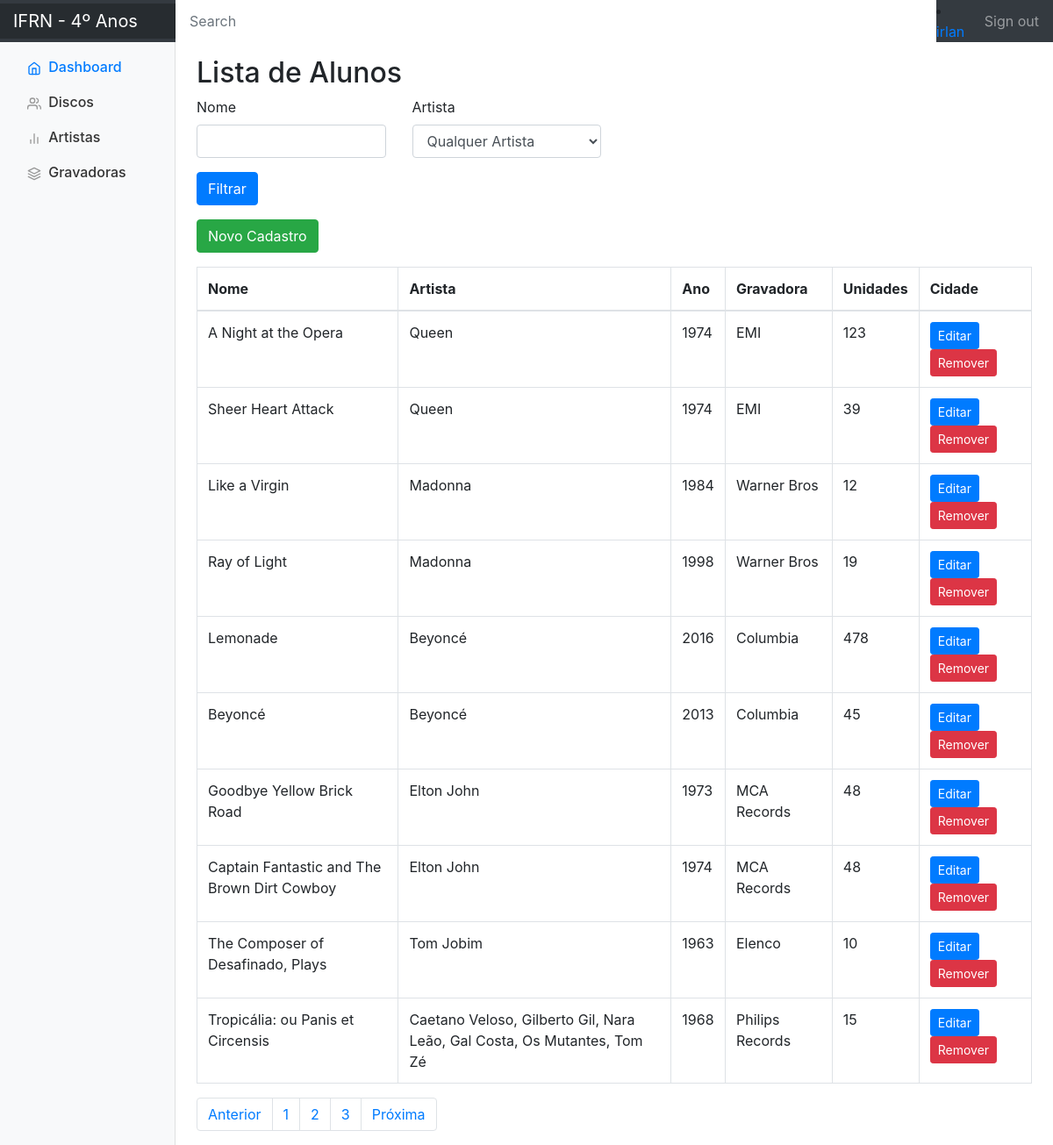
Page /?pagina=2 (signed in) on the committed database.
### apps/disco/models.py (models this page shows, shortened)
class Disco(models.Model):
    nome = models.CharField(max_length=150, verbose_name="Título do Disco")
    descricao = models.TextField(max_length=600, verbose_name="Descrição")
    ano = models.IntegerField()
    pais = models.CharField(max_length=150)
    genero = models.CharField(max_length=150, verbose_name="Gênero Musical")
    quantidade = models.IntegerField(verbose_name="Quantidade de Cópias")
    selo_fonografico = models.ForeignKey(Selo_Fonografico, on_delete=models.CASCADE, verbose_name="Gravadora")
    artistas = models.ManyToManyField(Artista)
    preco = models.DecimalField(max_digits=5, decimal_places=2, verbose_name="Preço")

class Artista(models.Model):
    nome = models.CharField(max_length=150)
    def __str__(self):
        return self.nome

class Selo_Fonografico(models.Model):
    nome = models.CharField(max_length=150)
    def __str__(self):
        return self.nome

### apps/disco/views.py (the view)
# urls.py: path("", views.index, name="index"),
@login_required(login_url="accounts/login")
def index(request):
    user = authenticate(request=request)
    artistas = Artista.objects.all()
    discos = Disco.objects.all()
    nome_disco = request.GET.get('nome')
    nome_artista = request.GET.get('artista')
    pagina = request.GET.get('pagina')
    if (nome_artista != None and nome_artista != ''):
        discos = discos.filter(artistas__nome__icontains=nome_artista)
    if (nome_disco != None and nome_disco != ''):
        discos = discos.filter(nome__icontains=nome_disco)
    paginator = Paginator(discos, 10)
    if (pagina != None and pagina != ''):
        page_obj = paginator.page(pagina)
        pagina_atual = pagina
    else:
        page_obj = paginator.page(1)
        pagina_atual = 1
    num_pages = paginator.num_pages
    lista_paginas = []
    for i in range(0, num_pages):
        lista_paginas.append(i + 1)
    context = {'discos': page_obj, 'artistas': artistas,
               'lista_paginas': lista_paginas, 'pagina_atual': pagina_atual,
               'has_next': page_obj.has_next(), 'proxima_pagina': int(pagina_atual) + 1,
               'pagina_anterior': int(pagina_atual) - 1, 'username': request.user.username}
    return render(request, "disco/discos.html", context)

### apps/disco/templates/disco/discos.html (shortened to what this page needs)
{% extends 'base.html' %}
{% block center %}
  <h2>Lista de Alunos</h2>
  <form method="GET">
    <div class="row">
      <div class="col-md-3">
        <div class="mb-3">
          <label for="" class="form-label">Nome</label>
          <input type="text" class="form-control" id="nome" name="nome" />
        </div>
      </div>
      <div class="col-md-3">
        <div class="mb-3">
          <label for="" class="form-label">Artista</label>
          <select class="form-control" id="artista" name="artista">
            <option value="">Qualquer Artista</option>
          </select>
        </div>
      </div>
    </div>
    <div>
      <button type="submit" class="btn btn-primary mb-3">Filtrar</button>
    </div>
  </form>
  <a href="{% url 'create_disco' %}" class="btn btn-success mb-3">Novo Cadastro</a>
  <table class="table table-bordered">
    <thead>
      <tr>
        <th>Nome</th>
        <th>Artista</th>
        <th>Ano</th>
        <th>Gravadora</th>
        <th>Unidades</th>
        <th>Cidade</th>
      </tr>
    </thead>
    <tbody>
      {% for obj in discos %}
        <tr>
          <td>{{ obj.nome }}</td>
          <td>
            {% for artista in obj.artistas.all %}
              {% if not forloop.last %}
                {{ artista }},
              {% else %}
                {{ artista }}
              {% endif %}
            {% endfor %}
          </td>
          <td>{{ obj.ano }}</td>
          <td>{{ obj.selo_fonografico }}</td>
          <td>{{ obj.quantidade }}</td>
          <td>
            <a href="{% url 'edit_disco' obj.pk %}" class="btn btn-primary btn-sm">Editar</a>
            <a href="{% url 'delete_disco' obj.pk %}" class="btn btn-danger btn-sm">Remover</a>
          </td>
        </tr>
      {% endfor %}
    </tbody>
  </table>
  <nav aria-label="Page navigation example">
    <ul class="pagination">
      {% if pagina_atual != '1' %}
        <li class="page-item">
          <a class="page-link" href="?pagina={{pagina_anterior}}">Anterior</a>
        </li>
      {% endif %}
      {% for pagina in lista_paginas %}
        <li class="page-item">
          <a class="page-link" href="#">{{pagina}}</a>
        </li>
      {% endfor %}
      {% if has_next %}
        <li class="page-item">
          <a class="page-link" href="?pagina={{proxima_pagina}}">Próxima</a>
        </li>
      {% endif %}
    </ul>
  </nav>
{% endblock %}

### templates/base.html (shortened to what this page needs)
{% load static %}
<!DOCTYPE html>
<html lang="en">
<head>
    <link href="{% static 'css/dashboard.css' %}" rel="stylesheet">
    <link rel="stylesheet" href="https://getbootstrap.com/docs/4.0/dist/css/bootstrap.min.css"
>
</head>
<body>
<nav class="navbar navbar-dark sticky-top bg-dark flex-md-nowrap p-0">
    <a class="navbar-brand col-sm-3 col-md-2 mr-0" href="#">IFRN - 4º Anos</a>
    <input class="form-control form-control-dark w-100" type="text" placeholder="Search" aria-label="Search">
    <li>
        <a href="#">{{username}}</a>
    </li>
    <ul class="navbar-nav px-3">
        <li class="nav-item text-nowrap">
            <a class="nav-link" href="/logout">Sign out</a>
        </li>
    </ul>
</nav>
<div class="container-fluid">
    <div class="row">
        <nav class="col-md-2 d-none d-md-block bg-light sidebar">
            <div class="sidebar-sticky">
                <ul class="nav flex-column">
                    <li class="nav-item">
                        <a class="nav-link active" href="{% url 'dashboard' %}">
                            Dashboard <span class="sr-only">(current)</span>
                        </a>
                    </li>
                    <li class="nav-item">
                        <a class="nav-link" href="{% url 'index' %}">
                            Discos
                        </a>
                    </li>
                    <li class="nav-item">
                        <a class="nav-link" href="#">
                            Artistas
                        </a>
                    </li>
                    <li class="nav-item">
                        <a class="nav-link" href="#">
                            Gravadoras
                        </a>
                    </li>
                </ul>
            </div>
        </nav>
        <main role="main" class="col-md-9 ml-sm-auto col-lg-10 pt-3 px-4">
            {% block center %}
            {% endblock %}
        </main>
    </div>
</div>
</body>
</html>

### static/css/dashboard.css (style rules this page uses)
body { font-size: .875rem; }
.feather { width: 16px; height: 16px; vertical-align: text-bottom; }
.sidebar { position: fixed; top: 0; bottom: 0; left: 0; z-index: 100; padding: 0; box-shadow: inset -1px 0 0 rgba(0, 0, 0, .1); }
.sidebar-sticky { position: -webkit-sticky; position: sticky; top: 48px; height: calc(100vh - 48px); padding-top: .5rem; overflow-x: hidden; overflow-y: auto; }
.sidebar .nav-link { font-weight: 500; color: #333; }
.sidebar .nav-link .feather { margin-right: 4px; color: #999; }
.sidebar .nav-link.active { color: #007bff; }
.sidebar .nav-link:hover .feather, .sidebar .nav-link.active .feather { color: inherit; }
.navbar-brand { padding-top: .75rem; padding-bottom: .75rem; font-size: 1rem; background-color: rgba(0, 0, 0, .25); box-shadow: inset -1px 0 0 rgba(0, 0, 0, .25); }
.navbar .form-control { padding: .75rem 1rem; border-width: 0; border-radius: 0; }
.form-control-dark { color: #fff; background-color: rgba(255, 255, 255, .1); border-color: rgba(255, 255, 255, .1); }

### rows in the picture
Disco: nome "A Night at the Opera", ano "1974", selo_fonografico "EMI", quantidade "123"
Artista: nome "Queen"
Disco: nome "Sheer Heart Attack", ano "1974", selo_fonografico "EMI", quantidade "39"
Disco: nome "Like a Virgin", ano "1984", selo_fonografico "Warner Bros", quantidade "12"
Artista: nome "Madonna"
Disco: nome "Ray of Light", ano "1998", selo_fonografico "Warner Bros", quantidade "19"
Disco: nome "Lemonade", ano "2016", selo_fonografico "Columbia", quantidade "478"
Artista: nome "Beyoncé"
Disco: nome "Beyoncé", ano "2013", selo_fonografico "Columbia", quantidade "45"
Disco: nome "Goodbye Yellow Brick Road", ano "1973", selo_fonografico "MCA Records", quantidade "48"
Artista: nome "Elton John"
Disco: nome "Captain Fantastic and The Brown Dirt Cowboy", ano "1974", selo_fonografico "MCA Records", quantidade "48"
Disco: nome "The Composer of Desafinado, Plays", ano "1963", selo_fonografico "Elenco", quantidade "10"
Artista: nome "Tom Jobim"
Disco: nome "Tropicália: ou Panis et Circensis", ano "1968", selo_fonografico "Philips Records", quantidade "15"
Artista: nome "Caetano Veloso"
Artista: nome "Gilberto Gil"
Artista: nome "Nara Leão"
Artista: nome "Gal Costa"
Artista: nome "Os Mutantes"
Artista: nome "Tom Zé"

### other values in the picture
{{ username }} "irlan"
{{ pagina }} "1" "2" "3"
